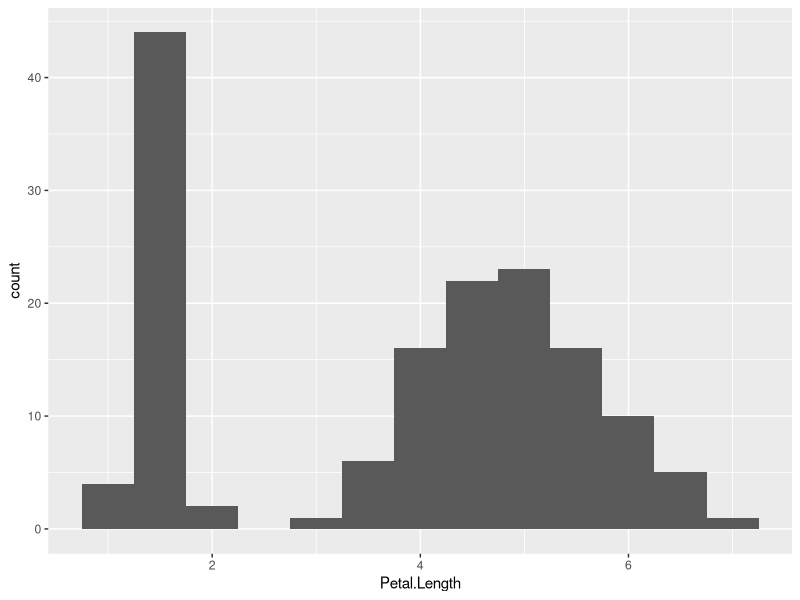

The R script that drew this image:
library(ggplot2)

ggplot(iris, aes(x=Petal.Length)) +    # 그래프를 그릴 데이터 지정
  geom_histogram(binwidth =0.5)        # 히스토그램 작성 